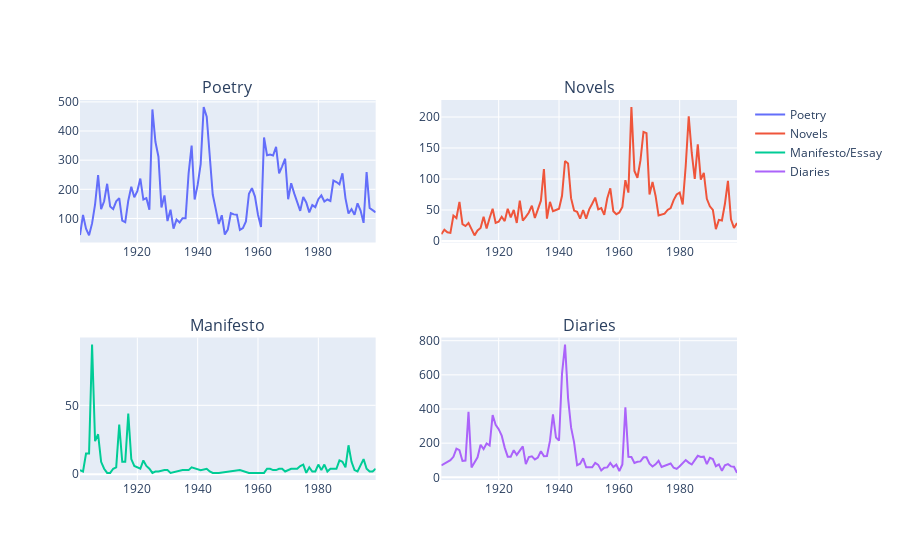

The cell this chart's notebook holds for it:
### Code cell
fig = make_subplots(rows=2, cols=2,
          subplot_titles=("Poetry","Novels", "Manifesto", "Diaries"))

fig.add_trace(cats2scatter(df_stikhi, 'Poetry'), row=1, col=1)
fig.add_trace(cats2scatter(df_roman, 'Novels'), row=1, col=2)
fig.add_trace(cats2scatter(df_manifest, 'Manifesto/Essay'), row=2, col=1)
fig.add_trace(cats2scatter(df_dnevnik, 'Diaries'), row=2, col=2)
